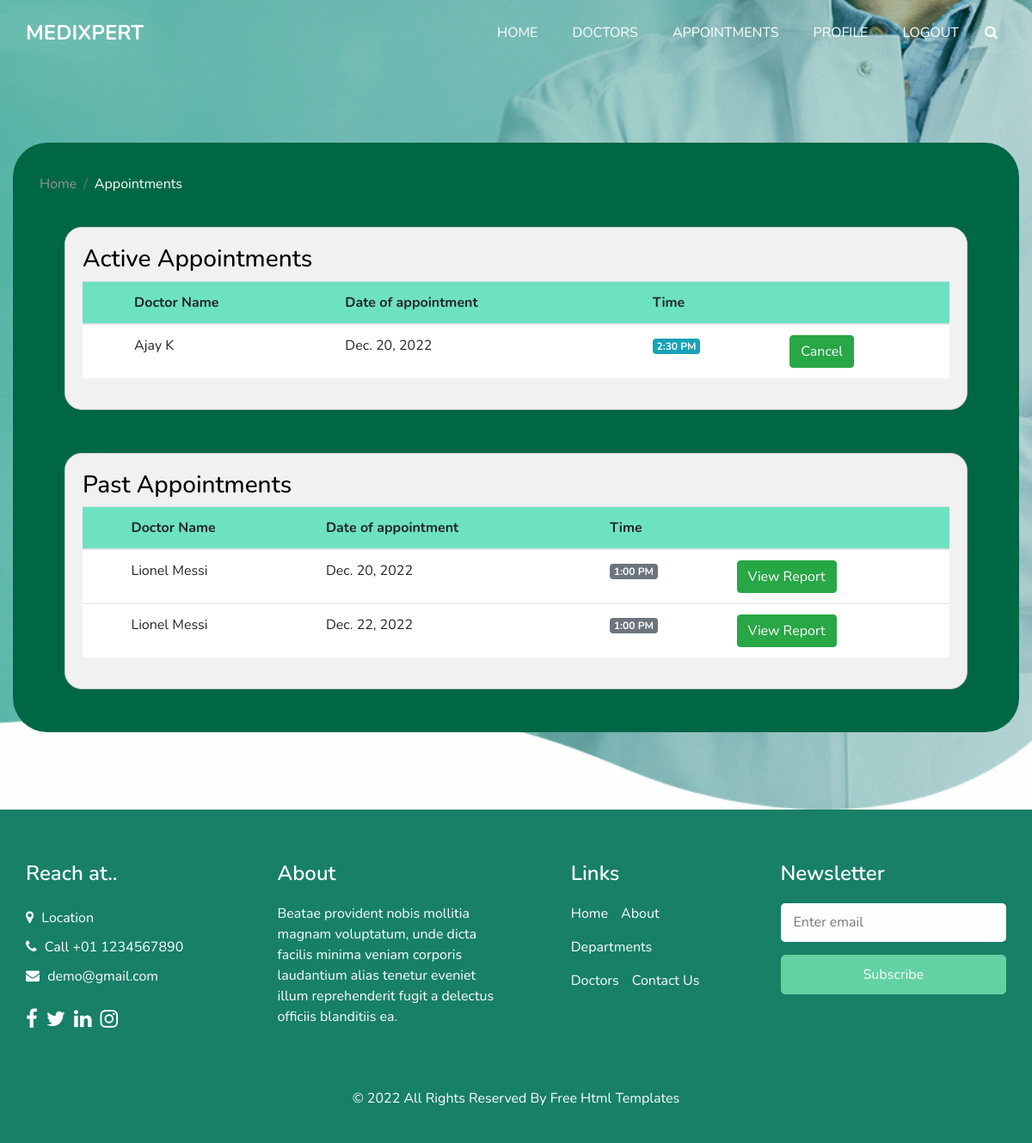
/patient/profile/ (signed in), run on the app's committed database.
### patient/models.py (models this page shows)
class DBook(models.Model):
    id = models.AutoField(primary_key=True)
    uname = models.CharField(max_length=30)
    uid = models.IntegerField()
    dname = models.CharField(max_length=30)
    age = models.CharField(max_length=30)
    gender = models.CharField(max_length=30)
    bdate = models.DateField()
    btime = models.CharField(max_length=30)
    refer = models.BooleanField(default=True)
    status = models.BooleanField(default=True)

class DBookFinish(models.Model):
    bid = models.IntegerField()
    uname = models.CharField(max_length=30)
    uid = models.IntegerField()
    dname = models.CharField(max_length=30)
    age = models.CharField(max_length=30)
    gender = models.CharField(max_length=30)
    bdate = models.DateField()
    btime = models.CharField(max_length=30)
    refer = models.BooleanField(default=True)
    status = models.BooleanField(default=True)

### patient/views.py (the view)
# urls.py: path('profile/', views.profile, name='profile'),
def profile(request):
    name = request.user
    appoints = DBook.objects.all().filter(uname=name,  status=1)
    pastappoints = DBookFinish.objects.all().filter(uname=name,  status=0)
    return render(request, 'profile.html', {"appoints":appoints, "pastappoints":pastappoints})

### templates/profile.html (shortened to what this page needs)
{% load static %}
<!DOCTYPE html>
<html>
<head>
  <link rel="stylesheet" type="text/css" href="{% static 'css/bootstrap.css' %}" />
  <link rel="stylesheet" type="text/css" href="https://cdnjs.cloudflare.com/ajax/libs/OwlCarousel2/2.3.4/assets/owl.carousel.min.css" />
  <link href="{% static ' css/font-awesome.min.css' %}" rel="stylesheet" />
  <link href="{% static 'css/style.css' %}" rel="stylesheet" />
  <link href="{% static 'css/responsive.css' %}" rel="stylesheet" />
</head>
<body>
  <div class="hero_area">
    <div class="hero_bg_box">
    </div>
    <header class="header_section">
      <div class="container">
        <nav class="navbar navbar-expand-lg custom_nav-container ">
          <a class="navbar-brand" href="{% url 'patient:home' %}">
            <span>
              MediXpert
            </span>
          </a>
          <div class="collapse navbar-collapse" id="navbarSupportedContent">
            <ul class="navbar-nav">
              <li class="nav-item active">
                <a class="nav-link" href="{% url 'patient:home' %}">Home <span class="sr-only">(current)</span></a>
              </li>
              <li class="nav-item">
                <a class="nav-link" href="{% url 'patient:doctor' %}">Doctors</a>
              </li>
              <li class="nav-item">
                <a class="nav-link" href="{% url 'patient:profile' %}">Appointments</a>
              </li>
              <li class="nav-item">
                <a class="nav-link" href="{% url 'patient:user' %}">Profile</a>
              </li>
              <li class="nav-item">
                <a class="nav-link" onclick="if (confirm('Are you sure you want to log out?')) { } else { event.preventDefault(); }" href="{% url 'patient:logout' %}">Logout</a>
              </li>
              <form class="form-inline">
                <button class="btn  my-2 my-sm-0 nav_search-btn" type="submit">
                  <i class="fa fa-search" aria-hidden="true"></i>
                </button>
              </form>
            </ul>
          </div>
        </nav>
      </div>
    </header>
    <section class="department_section layout_padding">
      <div class="container" style="background-color: rgb(0, 103, 69);">
        <br>
                <nav aria-label="breadcrumb">
                  <ol class="breadcrumb" style="background-color: rgb(0, 103, 69);">
                    <li class="breadcrumb-item active"><a href="{% url 'patient:home' %}" style="color: rgb(149, 147, 147);">Home</a></li>
                    <li class="breadcrumb-item" aria-current="page" style="color: rgb(255, 255, 255);">Appointments</li>
                  </ol>
                </nav>
      <div class="heading_container heading_center">
      </div>
      <div class="custom-container">
        <h3>Active Appointments</h3>
      <table class="table" style="background-color:#ffffff">
        <thead style="background-color:#08ce9696">
          <tr>
            <th scope="col"></th>
            <th scope="col">Doctor Name</th>
            <th scope="col">Date of appointment</th>
            <th scope="col">Time</th>
            <th scope="col"></th>
          </tr>
        </thead>
        <tbody>
          {% for appoint in appoints %}
          <tr>
            <th scope="row"></th>
            <td>{{ appoint.dname }}</td>
            <td>{{ appoint.bdate }}</td>
            <td><span class="badge badge-info">{{ appoint.btime }}</span></td>
            <td><a class="btn btn-success" href="#" role="button">Cancel</a></td>
          </tr>
          {% endfor %}
        </tbody>
      </table>
    </div>
    <div class="custom-container2"></div>
    <div class="custom-container">
      <h3>Past Appointments</h3>
    <table class="table" style="background-color:#ffffff">
      <thead style="background-color:#08ce9696">
        <tr>
          <th scope="col"></th>
          <th scope="col">Doctor Name</th>
          <th scope="col">Date of appointment</th>
          <th scope="col">Time</th>
          <th scope="col"></th>
        </tr>
      </thead>
      <tbody>
        {% for past in pastappoints %}
        <tr>
          <th scope="row"></th>
          <td>{{ past.dname }}</td>
          <td>{{ past.bdate }}</td>
          <td><span class="badge badge-secondary">{{ past.btime }}</span></td>
          <td><a class="btn btn-success" href="{% url 'patient:report' past.bid %}" role="button">View Report</a></td>
        </tr>
        {% endfor %}
      </tbody>
    </table>
  </div>
  <div class="custom-container2"></div>
          </div>
        </div>
  <footer class="footer_section">
    <div class="container">
      <div class="row">
        <div class="col-md-6 col-lg-3 footer_col">
          <div class="footer_contact">
            <h4>
              Reach at..
            </h4>
            <div class="contact_link_box">
              <a href="">
                <i class="fa fa-map-marker" aria-hidden="true"></i>
                <span>
                  Location
                </span>
              </a>
              <a href="">
                <i class="fa fa-phone" aria-hidden="true"></i>
                <span>
                  Call +01 1234567890
                </span>
              </a>
              <a href="">
                <i class="fa fa-envelope" aria-hidden="true"></i>
                <span>
                  demo@gmail.com
                </span>
              </a>
            </div>
          </div>
          <div class="footer_social">
            <a href="">
              <i class="fa fa-facebook" aria-hidden="true"></i>
            </a>
            <a href="">
              <i class="fa fa-twitter" aria-hidden="true"></i>
            </a>
            <a href="">
              <i class="fa fa-linkedin" aria-hidden="true"></i>
            </a>
            <a href="">
              <i class="fa fa-instagram" aria-hidden="true"></i>
            </a>
          </div>
        </div>
        <div class="col-md-6 col-lg-3 footer_col">
          <div class="footer_detail">
            <h4>
              About
            </h4>
            <p>
              Beatae provident nobis mollitia magnam voluptatum, unde dicta facilis minima veniam corporis laudantium alias tenetur eveniet illum reprehenderit fugit a delectus officiis blanditiis ea.
            </p>
          </div>
        </div>
        <div class="col-md-6 col-lg-2 mx-auto footer_col">
          <div class="footer_link_box">
            <h4>
              Links
            </h4>
            <div class="footer_links">
              <a class="active" href="index.html">
                Home
              </a>
              <a class="" href="about.html">
                About
              </a>
              <a class="" href="departments.html">
                Departments
              </a>
              <a class="" href="doctors.html">
                Doctors
              </a>
              <a class="" href="contact.html">
                Contact Us
              </a>
            </div>
          </div>
        </div>
        <div class="col-md-6 col-lg-3 footer_col ">
          <h4>
            Newsletter
          </h4>
          <form action="#">
            <input type="email" placeholder="Enter email" />
            <button type="submit">
              Subscribe
            </button>
          </form>
        </div>
      </div>
      <div class="footer-info">
        <p>
          &copy; <span id="displayYear"></span> All Rights Reserved By
          <a href="https://html.design/">Free Html Templates</a>
        </p>
      </div>
    </div>
  </footer>
</body>
</html>

### static/css/style.css (style rules this page uses)
body { font-family: 'Nunito', sans-serif; color: #000000; background-color: #fefefe; overflow-x: hidden; }
.layout_padding { padding: 90px 0; }
.heading_container { display: -webkit-box; display: -ms-flexbox; display: flex; -webkit-box-orient: vertical; -webkit-box-direction: normal; -ms-flex-direction: column; flex-direction: column; -webkit-box-align: start; -ms-flex-align: start; align-items: flex-start; }
.heading_container.heading_center { -webkit-box-align: center; -ms-flex-align: center; align-items: center; text-align: center; }
a, a:hover, a:focus { text-decoration: none; }
.btn, .btn:focus { outline: none !important; -webkit-box-shadow: none; box-shadow: none; }
.hero_area { position: relative; min-height: 100vh; display: -webkit-box; display: -ms-flexbox; display: flex; -webkit-box-orient: vertical; -webkit-box-direction: normal; -ms-flex-direction: column; flex-direction: column; }
.hero_area .hero_bg_box { position: absolute; top: 0; left: 0; width: 100%; height: 100%; display: -webkit-box; display: -ms-flexbox; display: flex; -webkit-box-pack: center; -ms-flex-pack: center; justify-content: center; -webkit-box-align: end; -ms-flex-align: end; align-items: flex-end; overflow: hidden; z-index: -1; }
.header_section { padding: 15px 0; }
.navbar-brand span { font-weight: bold; font-size: 24px; color: #ffffff; text-transform: uppercase; }
.custom_nav-container { padding: 0; }
.custom_nav-container .navbar-nav { margin-left: auto; }
.custom_nav-container .navbar-nav .nav-item .nav-link { padding: 5px 20px; color: #ffffff; text-align: center; text-transform: uppercase; border-radius: 5px; -webkit-transition: all 0.3s; transition: all 0.3s; }
.custom_nav-container .nav_search-btn { width: 35px; height: 35px; padding: 0; border: none; color: #ffffff; }
.department_section { position: relative; }
.footer_section { background: #178066; color: #ffffff; padding: 60px 0 15px 0; position: relative; }
.footer_section h4 { font-weight: 600; margin-bottom: 20px; }
.footer_section .footer_col { margin-bottom: 30px; }
.footer_section .footer_contact .contact_link_box { display: -webkit-box; display: -ms-flexbox; display: flex; -webkit-box-orient: vertical; -webkit-box-direction: normal; -ms-flex-direction: column; flex-direction: column; }
.footer_section .footer_contact .contact_link_box a { margin: 5px 0; color: #ffffff; }
.footer_section .footer_contact .contact_link_box a i { margin-right: 5px; }
.footer_section .footer_social { display: -webkit-box; display: -ms-flexbox; display: flex; margin-top: 20px; margin-bottom: 10px; }
.footer_section .footer_social a { display: -webkit-box; display: -ms-flexbox; display: flex; -webkit-box-pack: center; -ms-flex-pack: center; justify-content: center; -webkit-box-align: center; -ms-flex-align: center; align-items: center; color: #ffffff; border-radius: 100%; margin-right: 10px; font-size: 24px; }
.footer_section .footer_links { display: -webkit-box; display: -ms-flexbox; display: flex; -ms-flex-wrap: wrap; flex-wrap: wrap; }
.footer_section .footer_links a { display: -webkit-box; display: -ms-flexbox; display: flex; -webkit-box-align: center; -ms-flex-align: center; align-items: center; margin-right: 15px; margin-bottom: 15px; color: #ffffff; }
.footer_section form input { border: none; background-color: #fefefe; width: 100%; height: 45px; color: #000000; outline: none; border-radius: 5px; padding: 0 15px; }
.footer_section form input::placeholder { color: #777; }
.footer_section form button { width: 100%; text-align: center; display: inline-block; padding: 10px 55px; background-color: #62d2a2; color: #ffffff; border-radius: 5px; -webkit-transition: all 0.3s; transition: all 0.3s; border: 1px solid #62d2a2; margin-top: 15px; }
.footer_section .footer-info { text-align: center; }
.footer_section .footer-info p { color: #ffffff; padding: 25px 0; margin: 0; }
.footer_section .footer-info p a { color: inherit; }

### static/css/responsive.css (style rules this page uses)
@media (max-width: 1299px) { .hero_area .hero_bg_box { top: 0; left: 0; width: 100%; } }
@media (min-width: 1200px) { .container { max-width: 1170px; } }

### templates/profile.html (style rules this page uses)
.container { border-radius: 40px; }
.custom-container { background-color: #f1f1f1; border: 1px solid #ccc; border-radius: 20px; width: 1050px; margin: 0 auto; padding: 20px; }
.custom-container2 { height: 50px; }

### data on the page
DBook: dname "Ajay K", bdate "Dec. 20, 2022", btime "2:30 PM"
DBookFinish: dname "Lionel Messi", bdate "Dec. 20, 2022", btime "1:00 PM"
DBookFinish: dname "Lionel Messi", bdate "Dec. 22, 2022", btime "1:00 PM"
